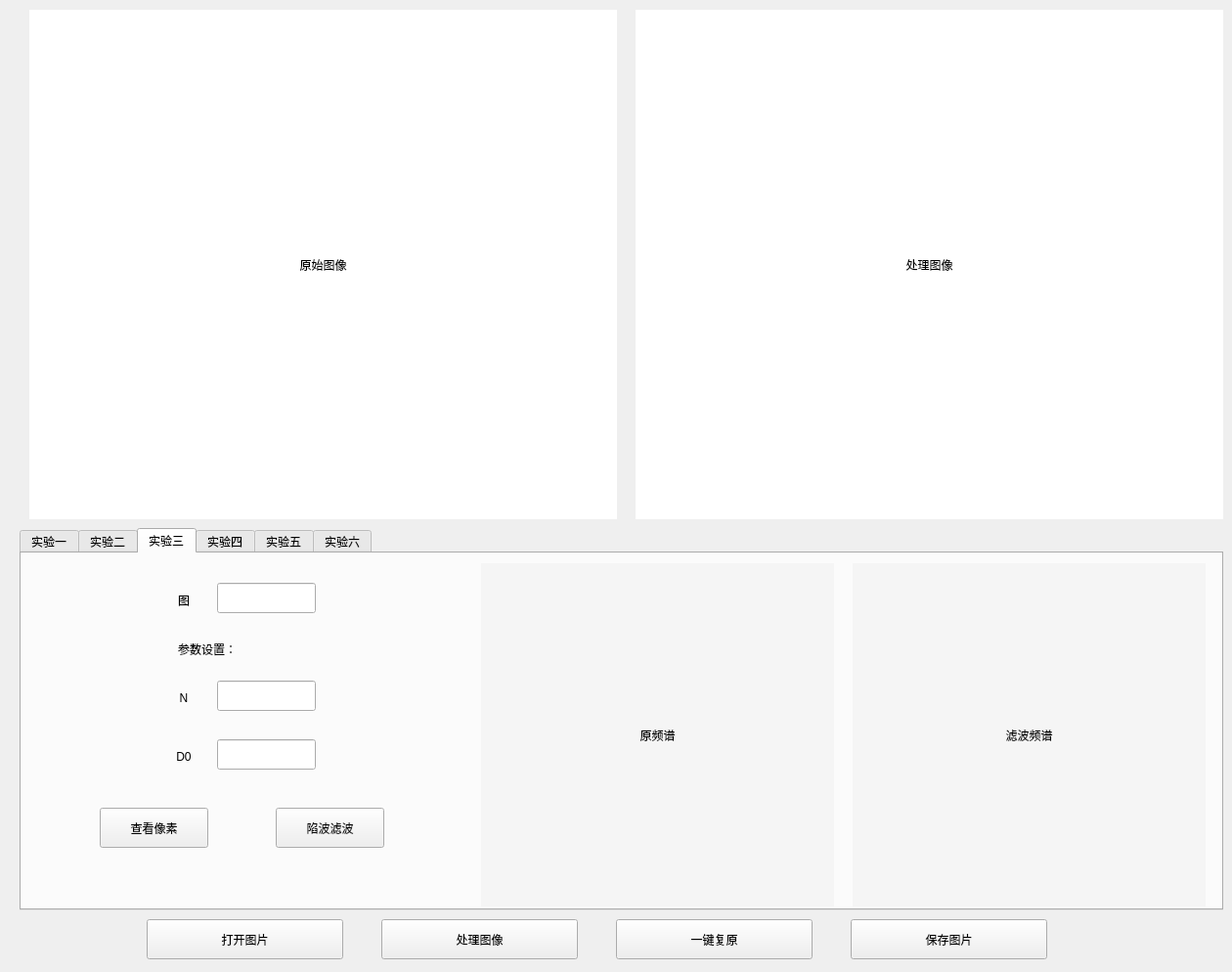
<?xml version="1.0" encoding="UTF-8"?>
<ui version="4.0">
 <class>ImageProcessor</class>
 <widget class="QWidget" name="ImageProcessor">
  <property name="geometry">
   <rect>
    <x>0</x>
    <y>0</y>
    <width>1260</width>
    <height>994</height>
   </rect>
  </property>
  <property name="windowTitle">
   <string>Form</string>
  </property>
  <widget class="QLabel" name="label1">
   <property name="geometry">
    <rect>
     <x>30</x>
     <y>10</y>
     <width>601</width>
     <height>521</height>
    </rect>
   </property>
   <property name="styleSheet">
    <string notr="true">background-color: rgb(225, 225, 225);
background-color: rgb(255, 255, 255);</string>
   </property>
   <property name="frameShadow">
    <enum>QFrame::Plain</enum>
   </property>
   <property name="text">
    <string>原始图像</string>
   </property>
   <property name="alignment">
    <set>Qt::AlignCenter</set>
   </property>
   <property name="wordWrap">
    <bool>false</bool>
   </property>
  </widget>
  <widget class="QLabel" name="label2">
   <property name="geometry">
    <rect>
     <x>650</x>
     <y>10</y>
     <width>601</width>
     <height>521</height>
    </rect>
   </property>
   <property name="styleSheet">
    <string notr="true">background-color: rgb(225, 225, 225);
background-color: rgb(255, 255, 255);</string>
   </property>
   <property name="text">
    <string>处理图像</string>
   </property>
   <property name="alignment">
    <set>Qt::AlignCenter</set>
   </property>
  </widget>
  <widget class="QTabWidget" name="tabWidget">
   <property name="geometry">
    <rect>
     <x>20</x>
     <y>540</y>
     <width>1231</width>
     <height>391</height>
    </rect>
   </property>
   <property name="currentIndex">
    <number>2</number>
   </property>
   <widget class="QWidget" name="tab">
    <attribute name="title">
     <string>实验一</string>
    </attribute>
    <widget class="QPushButton" name="btn3">
     <property name="geometry">
      <rect>
       <x>40</x>
       <y>80</y>
       <width>93</width>
       <height>41</height>
      </rect>
     </property>
     <property name="text">
      <string>选择功能</string>
     </property>
    </widget>
    <widget class="QLineEdit" name="le3">
     <property name="geometry">
      <rect>
       <x>170</x>
       <y>80</y>
       <width>281</width>
       <height>41</height>
      </rect>
     </property>
    </widget>
    <widget class="QPushButton" name="btn4">
     <property name="geometry">
      <rect>
       <x>40</x>
       <y>140</y>
       <width>93</width>
       <height>41</height>
      </rect>
     </property>
     <property name="text">
      <string>选择方向</string>
     </property>
    </widget>
    <widget class="QLineEdit" name="le4">
     <property name="geometry">
      <rect>
       <x>170</x>
       <y>140</y>
       <width>281</width>
       <height>41</height>
      </rect>
     </property>
    </widget>
    <widget class="QPushButton" name="btn5">
     <property name="geometry">
      <rect>
       <x>40</x>
       <y>200</y>
       <width>93</width>
       <height>41</height>
      </rect>
     </property>
     <property name="text">
      <string>设置参数</string>
     </property>
    </widget>
    <widget class="QLineEdit" name="le5">
     <property name="geometry">
      <rect>
       <x>170</x>
       <y>200</y>
       <width>281</width>
       <height>41</height>
      </rect>
     </property>
    </widget>
    <widget class="QPushButton" name="btn8">
     <property name="geometry">
      <rect>
       <x>40</x>
       <y>260</y>
       <width>93</width>
       <height>41</height>
      </rect>
     </property>
     <property name="text">
      <string>查看像素</string>
     </property>
    </widget>
    <widget class="QLineEdit" name="le6">
     <property name="geometry">
      <rect>
       <x>170</x>
       <y>260</y>
       <width>279</width>
       <height>41</height>
      </rect>
     </property>
    </widget>
   </widget>
   <widget class="QWidget" name="tab_2">
    <attribute name="title">
     <string>实验二</string>
    </attribute>
    <widget class="QPushButton" name="btn9">
     <property name="geometry">
      <rect>
       <x>20</x>
       <y>20</y>
       <width>93</width>
       <height>51</height>
      </rect>
     </property>
     <property name="text">
      <string>全局直方图</string>
     </property>
    </widget>
    <widget class="QPushButton" name="btn11">
     <property name="geometry">
      <rect>
       <x>380</x>
       <y>20</y>
       <width>93</width>
       <height>51</height>
      </rect>
     </property>
     <property name="text">
      <string>局部直方图</string>
     </property>
    </widget>
    <widget class="QPushButton" name="btn12">
     <property name="geometry">
      <rect>
       <x>260</x>
       <y>20</y>
       <width>93</width>
       <height>51</height>
      </rect>
     </property>
     <property name="text">
      <string>局部图像增强</string>
     </property>
    </widget>
    <widget class="QLabel" name="label3">
     <property name="geometry">
      <rect>
       <x>490</x>
       <y>10</y>
       <width>361</width>
       <height>351</height>
      </rect>
     </property>
     <property name="styleSheet">
      <string notr="true">background-color: rgb(255, 255, 255);
background-color: rgb(245, 245, 245);
border-color: rgb(0, 0, 0);</string>
     </property>
     <property name="text">
      <string>全局直方图</string>
     </property>
     <property name="alignment">
      <set>Qt::AlignCenter</set>
     </property>
    </widget>
    <widget class="QLabel" name="label4">
     <property name="geometry">
      <rect>
       <x>860</x>
       <y>10</y>
       <width>361</width>
       <height>351</height>
      </rect>
     </property>
     <property name="styleSheet">
      <string notr="true">background-color: rgb(255, 255, 255);
background-color: rgb(245, 245, 245);
border-color: rgb(0, 0, 0);</string>
     </property>
     <property name="text">
      <string>局部直方图</string>
     </property>
     <property name="alignment">
      <set>Qt::AlignCenter</set>
     </property>
    </widget>
    <widget class="QPushButton" name="btn10">
     <property name="geometry">
      <rect>
       <x>140</x>
       <y>20</y>
       <width>93</width>
       <height>51</height>
      </rect>
     </property>
     <property name="text">
      <string>全局均衡增强</string>
     </property>
    </widget>
    <widget class="QLabel" name="label_3">
     <property name="geometry">
      <rect>
       <x>20</x>
       <y>270</y>
       <width>72</width>
       <height>15</height>
      </rect>
     </property>
     <property name="text">
      <string>全局均值：</string>
     </property>
     <property name="alignment">
      <set>Qt::AlignCenter</set>
     </property>
    </widget>
    <widget class="QLabel" name="label_4">
     <property name="geometry">
      <rect>
       <x>20</x>
       <y>320</y>
       <width>72</width>
       <height>15</height>
      </rect>
     </property>
     <property name="text">
      <string>全局方差：</string>
     </property>
     <property name="alignment">
      <set>Qt::AlignCenter</set>
     </property>
    </widget>
    <widget class="QLabel" name="label_5">
     <property name="geometry">
      <rect>
       <x>260</x>
       <y>150</y>
       <width>72</width>
       <height>15</height>
      </rect>
     </property>
     <property name="text">
      <string>局部均值：</string>
     </property>
    </widget>
    <widget class="QLabel" name="label_6">
     <property name="geometry">
      <rect>
       <x>260</x>
       <y>200</y>
       <width>72</width>
       <height>15</height>
      </rect>
     </property>
     <property name="text">
      <string>局部方差：</string>
     </property>
    </widget>
    <widget class="QLabel" name="label5">
     <property name="geometry">
      <rect>
       <x>120</x>
       <y>260</y>
       <width>111</width>
       <height>31</height>
      </rect>
     </property>
     <property name="styleSheet">
      <string notr="true">background-color: rgb(255, 255, 255);</string>
     </property>
     <property name="text">
      <string/>
     </property>
    </widget>
    <widget class="QLabel" name="label6">
     <property name="geometry">
      <rect>
       <x>120</x>
       <y>310</y>
       <width>111</width>
       <height>31</height>
      </rect>
     </property>
     <property name="styleSheet">
      <string notr="true">background-color: rgb(255, 255, 255);</string>
     </property>
     <property name="text">
      <string/>
     </property>
    </widget>
    <widget class="QLabel" name="label_11">
     <property name="geometry">
      <rect>
       <x>-10</x>
       <y>160</y>
       <width>72</width>
       <height>15</height>
      </rect>
     </property>
     <property name="text">
      <string>E</string>
     </property>
     <property name="alignment">
      <set>Qt::AlignCenter</set>
     </property>
    </widget>
    <widget class="QLineEdit" name="le10">
     <property name="geometry">
      <rect>
       <x>60</x>
       <y>150</y>
       <width>51</width>
       <height>31</height>
      </rect>
     </property>
    </widget>
    <widget class="QLabel" name="label_12">
     <property name="geometry">
      <rect>
       <x>110</x>
       <y>100</y>
       <width>72</width>
       <height>15</height>
      </rect>
     </property>
     <property name="text">
      <string>K0</string>
     </property>
     <property name="alignment">
      <set>Qt::AlignCenter</set>
     </property>
    </widget>
    <widget class="QLineEdit" name="le12">
     <property name="geometry">
      <rect>
       <x>180</x>
       <y>90</y>
       <width>51</width>
       <height>31</height>
      </rect>
     </property>
    </widget>
    <widget class="QLabel" name="label7">
     <property name="geometry">
      <rect>
       <x>360</x>
       <y>140</y>
       <width>111</width>
       <height>31</height>
      </rect>
     </property>
     <property name="styleSheet">
      <string notr="true">background-color: rgb(255, 255, 255);</string>
     </property>
     <property name="text">
      <string/>
     </property>
    </widget>
    <widget class="QLabel" name="label8">
     <property name="geometry">
      <rect>
       <x>360</x>
       <y>190</y>
       <width>111</width>
       <height>31</height>
      </rect>
     </property>
     <property name="styleSheet">
      <string notr="true">background-color: rgb(255, 255, 255);</string>
     </property>
     <property name="text">
      <string/>
     </property>
    </widget>
    <widget class="QLabel" name="label_13">
     <property name="geometry">
      <rect>
       <x>110</x>
       <y>160</y>
       <width>72</width>
       <height>15</height>
      </rect>
     </property>
     <property name="text">
      <string>K1</string>
     </property>
     <property name="alignment">
      <set>Qt::AlignCenter</set>
     </property>
    </widget>
    <widget class="QLineEdit" name="le13">
     <property name="geometry">
      <rect>
       <x>180</x>
       <y>150</y>
       <width>51</width>
       <height>31</height>
      </rect>
     </property>
    </widget>
    <widget class="QLabel" name="label_17">
     <property name="geometry">
      <rect>
       <x>110</x>
       <y>220</y>
       <width>72</width>
       <height>15</height>
      </rect>
     </property>
     <property name="text">
      <string>K2</string>
     </property>
     <property name="alignment">
      <set>Qt::AlignCenter</set>
     </property>
    </widget>
    <widget class="QLineEdit" name="le14">
     <property name="geometry">
      <rect>
       <x>180</x>
       <y>210</y>
       <width>51</width>
       <height>31</height>
      </rect>
     </property>
    </widget>
    <widget class="QLabel" name="label_18">
     <property name="geometry">
      <rect>
       <x>-10</x>
       <y>220</y>
       <width>72</width>
       <height>15</height>
      </rect>
     </property>
     <property name="text">
      <string>Sxy</string>
     </property>
     <property name="alignment">
      <set>Qt::AlignCenter</set>
     </property>
    </widget>
    <widget class="QLineEdit" name="le11">
     <property name="geometry">
      <rect>
       <x>60</x>
       <y>210</y>
       <width>51</width>
       <height>31</height>
      </rect>
     </property>
    </widget>
    <widget class="QLabel" name="label_19">
     <property name="geometry">
      <rect>
       <x>20</x>
       <y>100</y>
       <width>72</width>
       <height>15</height>
      </rect>
     </property>
     <property name="text">
      <string>参数设置：</string>
     </property>
    </widget>
    <widget class="QLabel" name="label_20">
     <property name="geometry">
      <rect>
       <x>260</x>
       <y>100</y>
       <width>81</width>
       <height>16</height>
      </rect>
     </property>
     <property name="text">
      <string>设置参数：</string>
     </property>
    </widget>
    <widget class="QLineEdit" name="le7">
     <property name="geometry">
      <rect>
       <x>360</x>
       <y>90</y>
       <width>31</width>
       <height>31</height>
      </rect>
     </property>
    </widget>
    <widget class="QLineEdit" name="le8">
     <property name="geometry">
      <rect>
       <x>400</x>
       <y>90</y>
       <width>31</width>
       <height>31</height>
      </rect>
     </property>
    </widget>
    <widget class="QLineEdit" name="le9">
     <property name="geometry">
      <rect>
       <x>440</x>
       <y>90</y>
       <width>31</width>
       <height>31</height>
      </rect>
     </property>
    </widget>
   </widget>
   <widget class="QWidget" name="tab_3">
    <attribute name="title">
     <string>实验三</string>
    </attribute>
    <widget class="QLabel" name="label9">
     <property name="geometry">
      <rect>
       <x>470</x>
       <y>10</y>
       <width>361</width>
       <height>351</height>
      </rect>
     </property>
     <property name="styleSheet">
      <string notr="true">background-color: rgb(255, 255, 255);
background-color: rgb(245, 245, 245);
border-color: rgb(0, 0, 0);</string>
     </property>
     <property name="text">
      <string>原频谱</string>
     </property>
     <property name="alignment">
      <set>Qt::AlignCenter</set>
     </property>
    </widget>
    <widget class="QLabel" name="label10">
     <property name="geometry">
      <rect>
       <x>850</x>
       <y>10</y>
       <width>361</width>
       <height>351</height>
      </rect>
     </property>
     <property name="styleSheet">
      <string notr="true">background-color: rgb(255, 255, 255);
background-color: rgb(245, 245, 245);
border-color: rgb(0, 0, 0);</string>
     </property>
     <property name="text">
      <string>滤波频谱</string>
     </property>
     <property name="alignment">
      <set>Qt::AlignCenter</set>
     </property>
    </widget>
    <widget class="QLabel" name="label_14">
     <property name="geometry">
      <rect>
       <x>130</x>
       <y>140</y>
       <width>72</width>
       <height>15</height>
      </rect>
     </property>
     <property name="text">
      <string>N</string>
     </property>
     <property name="alignment">
      <set>Qt::AlignCenter</set>
     </property>
    </widget>
    <widget class="QLabel" name="label_21">
     <property name="geometry">
      <rect>
       <x>130</x>
       <y>200</y>
       <width>72</width>
       <height>15</height>
      </rect>
     </property>
     <property name="text">
      <string>D0</string>
     </property>
     <property name="alignment">
      <set>Qt::AlignCenter</set>
     </property>
    </widget>
    <widget class="QLabel" name="label_22">
     <property name="geometry">
      <rect>
       <x>160</x>
       <y>90</y>
       <width>72</width>
       <height>15</height>
      </rect>
     </property>
     <property name="text">
      <string>参数设置：</string>
     </property>
    </widget>
    <widget class="QLineEdit" name="le15">
     <property name="geometry">
      <rect>
       <x>200</x>
       <y>130</y>
       <width>101</width>
       <height>31</height>
      </rect>
     </property>
    </widget>
    <widget class="QLineEdit" name="le16">
     <property name="geometry">
      <rect>
       <x>200</x>
       <y>190</y>
       <width>101</width>
       <height>31</height>
      </rect>
     </property>
    </widget>
    <widget class="QPushButton" name="btn13">
     <property name="geometry">
      <rect>
       <x>260</x>
       <y>260</y>
       <width>111</width>
       <height>41</height>
      </rect>
     </property>
     <property name="text">
      <string>陷波滤波</string>
     </property>
    </widget>
    <widget class="QPushButton" name="btn13_2">
     <property name="geometry">
      <rect>
       <x>80</x>
       <y>260</y>
       <width>111</width>
       <height>41</height>
      </rect>
     </property>
     <property name="text">
      <string>查看像素</string>
     </property>
    </widget>
    <widget class="QLabel" name="label_23">
     <property name="geometry">
      <rect>
       <x>130</x>
       <y>40</y>
       <width>72</width>
       <height>15</height>
      </rect>
     </property>
     <property name="text">
      <string>图</string>
     </property>
     <property name="alignment">
      <set>Qt::AlignCenter</set>
     </property>
    </widget>
    <widget class="QLineEdit" name="le17">
     <property name="geometry">
      <rect>
       <x>200</x>
       <y>30</y>
       <width>101</width>
       <height>31</height>
      </rect>
     </property>
    </widget>
   </widget>
   <widget class="QWidget" name="tab_4">
    <attribute name="title">
     <string>实验四</string>
    </attribute>
   </widget>
   <widget class="QWidget" name="tab_5">
    <attribute name="title">
     <string>实验五</string>
    </attribute>
   </widget>
   <widget class="QWidget" name="tab_6">
    <attribute name="title">
     <string>实验六</string>
    </attribute>
   </widget>
  </widget>
  <widget class="QPushButton" name="btn1">
   <property name="geometry">
    <rect>
     <x>150</x>
     <y>940</y>
     <width>201</width>
     <height>41</height>
    </rect>
   </property>
   <property name="text">
    <string>打开图片</string>
   </property>
  </widget>
  <widget class="QPushButton" name="btn6">
   <property name="geometry">
    <rect>
     <x>390</x>
     <y>940</y>
     <width>201</width>
     <height>41</height>
    </rect>
   </property>
   <property name="text">
    <string>处理图像</string>
   </property>
  </widget>
  <widget class="QPushButton" name="btn7">
   <property name="geometry">
    <rect>
     <x>630</x>
     <y>940</y>
     <width>201</width>
     <height>41</height>
    </rect>
   </property>
   <property name="text">
    <string>一键复原</string>
   </property>
  </widget>
  <widget class="QPushButton" name="btn2">
   <property name="geometry">
    <rect>
     <x>870</x>
     <y>940</y>
     <width>201</width>
     <height>41</height>
    </rect>
   </property>
   <property name="text">
    <string>保存图片</string>
   </property>
  </widget>
 </widget>
 <resources/>
 <connections>
  <connection>
   <sender>label1</sender>
   <signal>linkHovered(QString)</signal>
   <receiver>ImageProcessor</receiver>
   <slot>mouseTrack()</slot>
   <hints>
    <hint type="sourcelabel">
     <x>428</x>
     <y>473</y>
    </hint>
    <hint type="destinationlabel">
     <x>681</x>
     <y>591</y>
    </hint>
   </hints>
  </connection>
  <connection>
   <sender>btn9</sender>
   <signal>clicked()</signal>
   <receiver>ImageProcessor</receiver>
   <slot>showAllHist()</slot>
   <hints>
    <hint type="sourcelabel">
     <x>77</x>
     <y>620</y>
    </hint>
    <hint type="destinationlabel">
     <x>35</x>
     <y>897</y>
    </hint>
   </hints>
  </connection>
  <connection>
   <sender>btn11</sender>
   <signal>clicked()</signal>
   <receiver>ImageProcessor</receiver>
   <slot>showPartHist()</slot>
   <hints>
    <hint type="sourcelabel">
     <x>494</x>
     <y>634</y>
    </hint>
    <hint type="destinationlabel">
     <x>556</x>
     <y>881</y>
    </hint>
   </hints>
  </connection>
  <connection>
   <sender>btn10</sender>
   <signal>clicked()</signal>
   <receiver>ImageProcessor</receiver>
   <slot>equalizeHist()</slot>
   <hints>
    <hint type="sourcelabel">
     <x>239</x>
     <y>622</y>
    </hint>
    <hint type="destinationlabel">
     <x>316</x>
     <y>544</y>
    </hint>
   </hints>
  </connection>
  <connection>
   <sender>btn12</sender>
   <signal>clicked()</signal>
   <receiver>ImageProcessor</receiver>
   <slot>equalizePartHist()</slot>
   <hints>
    <hint type="sourcelabel">
     <x>374</x>
     <y>634</y>
    </hint>
    <hint type="destinationlabel">
     <x>866</x>
     <y>538</y>
    </hint>
   </hints>
  </connection>
  <connection>
   <sender>btn3</sender>
   <signal>clicked()</signal>
   <receiver>ImageProcessor</receiver>
   <slot>selectFunc()</slot>
   <hints>
    <hint type="sourcelabel">
     <x>75</x>
     <y>609</y>
    </hint>
    <hint type="destinationlabel">
     <x>30</x>
     <y>880</y>
    </hint>
   </hints>
  </connection>
  <connection>
   <sender>btn4</sender>
   <signal>clicked()</signal>
   <receiver>ImageProcessor</receiver>
   <slot>selectDire()</slot>
   <hints>
    <hint type="sourcelabel">
     <x>109</x>
     <y>684</y>
    </hint>
    <hint type="destinationlabel">
     <x>54</x>
     <y>908</y>
    </hint>
   </hints>
  </connection>
  <connection>
   <sender>btn5</sender>
   <signal>clicked()</signal>
   <receiver>ImageProcessor</receiver>
   <slot>selectPara()</slot>
   <hints>
    <hint type="sourcelabel">
     <x>119</x>
     <y>744</y>
    </hint>
    <hint type="destinationlabel">
     <x>83</x>
     <y>917</y>
    </hint>
   </hints>
  </connection>
  <connection>
   <sender>btn8</sender>
   <signal>clicked()</signal>
   <receiver>ImageProcessor</receiver>
   <slot>checkPixel()</slot>
   <hints>
    <hint type="sourcelabel">
     <x>111</x>
     <y>786</y>
    </hint>
    <hint type="destinationlabel">
     <x>10</x>
     <y>534</y>
    </hint>
   </hints>
  </connection>
  <connection>
   <sender>btn1</sender>
   <signal>clicked()</signal>
   <receiver>ImageProcessor</receiver>
   <slot>openImg()</slot>
   <hints>
    <hint type="sourcelabel">
     <x>240</x>
     <y>904</y>
    </hint>
    <hint type="destinationlabel">
     <x>304</x>
     <y>879</y>
    </hint>
   </hints>
  </connection>
  <connection>
   <sender>btn6</sender>
   <signal>clicked()</signal>
   <receiver>ImageProcessor</receiver>
   <slot>processImg()</slot>
   <hints>
    <hint type="sourcelabel">
     <x>521</x>
     <y>893</y>
    </hint>
    <hint type="destinationlabel">
     <x>543</x>
     <y>895</y>
    </hint>
   </hints>
  </connection>
  <connection>
   <sender>btn7</sender>
   <signal>clicked()</signal>
   <receiver>ImageProcessor</receiver>
   <slot>originImg()</slot>
   <hints>
    <hint type="sourcelabel">
     <x>724</x>
     <y>898</y>
    </hint>
    <hint type="destinationlabel">
     <x>790</x>
     <y>894</y>
    </hint>
   </hints>
  </connection>
  <connection>
   <sender>btn2</sender>
   <signal>clicked()</signal>
   <receiver>ImageProcessor</receiver>
   <slot>saveImg()</slot>
   <hints>
    <hint type="sourcelabel">
     <x>962</x>
     <y>896</y>
    </hint>
    <hint type="destinationlabel">
     <x>1065</x>
     <y>898</y>
    </hint>
   </hints>
  </connection>
  <connection>
   <sender>label2</sender>
   <signal>linkHovered(QString)</signal>
   <receiver>ImageProcessor</receiver>
   <slot>mouseTrack()</slot>
   <hints>
    <hint type="sourcelabel">
     <x>717</x>
     <y>350</y>
    </hint>
    <hint type="destinationlabel">
     <x>571</x>
     <y>386</y>
    </hint>
   </hints>
  </connection>
  <connection>
   <sender>btn13</sender>
   <signal>clicked()</signal>
   <receiver>ImageProcessor</receiver>
   <slot>notch_filter()</slot>
   <hints>
    <hint type="sourcelabel">
     <x>414</x>
     <y>739</y>
    </hint>
    <hint type="destinationlabel">
     <x>13</x>
     <y>523</y>
    </hint>
   </hints>
  </connection>
  <connection>
   <sender>btn13_2</sender>
   <signal>clicked()</signal>
   <receiver>ImageProcessor</receiver>
   <slot>checkPixel_spectrum()</slot>
   <hints>
    <hint type="sourcelabel">
     <x>370</x>
     <y>673</y>
    </hint>
    <hint type="destinationlabel">
     <x>641</x>
     <y>484</y>
    </hint>
   </hints>
  </connection>
 </connections>
 <slots>
  <slot>openImg()</slot>
  <slot>saveImg()</slot>
  <slot>selectFunc()</slot>
  <slot>selectPara()</slot>
  <slot>selectDire()</slot>
  <slot>processImg()</slot>
  <slot>originImg()</slot>
  <slot>checkPixel()</slot>
  <slot>mouseTrack()</slot>
  <slot>showAllHist()</slot>
  <slot>showPartHist()</slot>
  <slot>equalizeHist()</slot>
  <slot>equalizePartHist()</slot>
  <slot>notch_filter()</slot>
  <slot>checkPixel_spectrum()</slot>
 </slots>
</ui>
